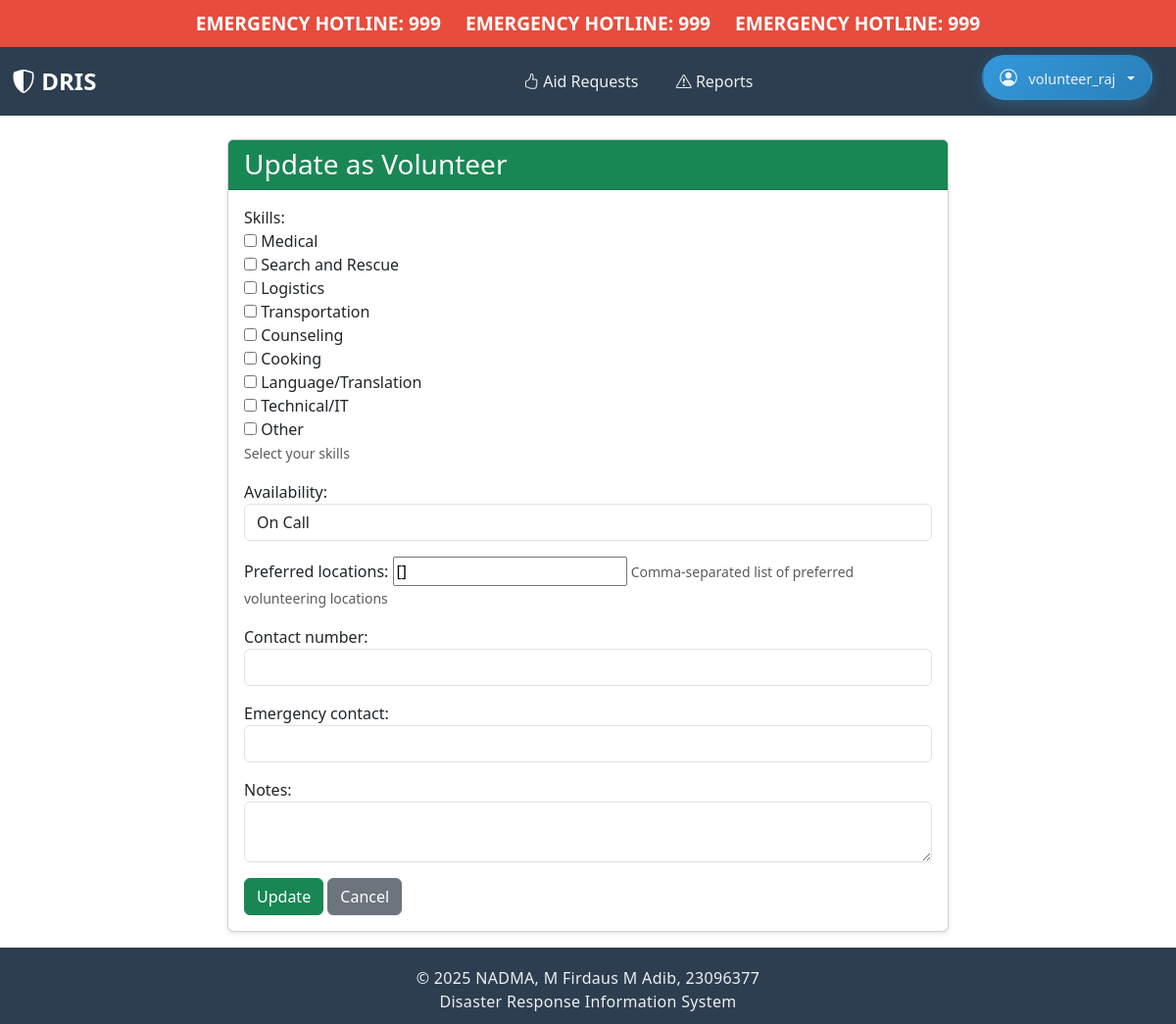
Screenshot of /volunteer/register/ (signed in) with the database file from the repository.
### core/models.py (models this page shows, shortened)
class User(AbstractUser):
    ROLE_CHOICES = [
        ("CITIZEN", "Citizen"),
        ("VOLUNTEER", "Volunteer"),
        ("AUTHORITY", "Authority"),
    ]
    role = models.CharField(max_length=10, choices=ROLE_CHOICES)

class VolunteerProfile(models.Model):
    AVAILABILITY_CHOICES = [
        ("WEEKDAYS", "Weekdays"),
        ("WEEKENDS", "Weekends"),
        ("BOTH", "Both Weekdays and Weekends"),
        ("ON_CALL", "On Call"),
    ]
    SKILL_CHOICES = [
        ("MEDICAL", "Medical"),
        ("RESCUE", "Search and Rescue"),
        ("LOGISTICS", "Logistics"),
        ("TRANSPORTATION", "Transportation"),
        ("COUNSELING", "Counseling"),
        ("COOKING", "Cooking"),
        ("LANGUAGE", "Language/Translation"),
        ("TECH", "Technical/IT"),
        ("OTHER", "Other"),
    ]
    user = models.OneToOneField(
        User,
        on_delete=models.CASCADE,
        related_name="volunteer_profile",
        limit_choices_to={"role": "VOLUNTEER"},
    )
    skills = models.JSONField(help_text="List of volunteer's skills", default=list)
    availability = models.CharField(
        max_length=10, choices=AVAILABILITY_CHOICES, default="ON_CALL"
    )
    preferred_locations = models.JSONField(
        help_text="List of preferred areas for volunteering", default=list
    )
    contact_number = models.CharField(max_length=20)
    emergency_contact = models.CharField(max_length=20)
    is_active = models.BooleanField(default=True)
    notes = models.TextField(blank=True)
    verification_status = models.BooleanField(default=False)
    verification_date = models.DateTimeField(null=True, blank=True)
    verified_by = models.ForeignKey(
        User,
        on_delete=models.SET_NULL,
        null=True,
        blank=True,
        related_name="verified_volunteers",
        limit_choices_to={"role": "AUTHORITY"},
    )
    class Meta:
        ordering = ["user__username"]

### core/views.py (the view)
# urls.py: path("volunteer/register/", views.volunteer_register, name="volunteer_register"),
def volunteer_register(request):
    if not request.user.is_authenticated or request.user.role != "VOLUNTEER":
        messages.error(
            request, "You must be logged in as a volunteer to register your profile."
        )
        return redirect("login")
    try:
        profile = request.user.volunteer_profile
        is_update = True
    except VolunteerProfile.DoesNotExist:
        profile = None
        is_update = False
    if request.method == "POST":
        form = VolunteerRegistrationForm(request.POST, instance=profile)
        if form.is_valid():
            volunteer_profile = form.save(commit=False)
            volunteer_profile.user = request.user
            volunteer_profile.save()
            form.save_m2m()
            messages.success(request, "Volunteer profile saved successfully.")
            return redirect("home")
    else:
        form = VolunteerRegistrationForm(instance=profile)
    return render(
        request, "volunteer/register.html", {"form": form, "is_update": is_update}
    )

### core/forms.py (shortened to what this page needs)
class VolunteerRegistrationForm(forms.ModelForm):
    skills = forms.MultipleChoiceField(
        choices=VolunteerProfile.SKILL_CHOICES,
        widget=forms.CheckboxSelectMultiple,
        required=True,
        help_text="Select your skills",
    )
    preferred_locations = forms.CharField(
        widget=forms.TextInput(attrs={"placeholder": "e.g. Selangor, Pahang"}),
        required=False,
        help_text="Comma-separated list of preferred volunteering locations",
    )
    class Meta:
        model = VolunteerProfile
        fields = [
            "skills",
            "availability",
            "preferred_locations",
            "contact_number",
            "emergency_contact",
            "notes",
        ]
        widgets = {
            "availability": forms.Select(attrs={"class": "form-control"}),
            "contact_number": forms.TextInput(attrs={"class": "form-control"}),
            "emergency_contact": forms.TextInput(attrs={"class": "form-control"}),
            "notes": forms.Textarea(attrs={"class": "form-control", "rows": 2}),
        }

### core/templates/volunteer/register.html (shortened to what this page needs)
{% extends "core/home.html" %}
{% block content %}
<div class="container mt-4">
    <div class="row justify-content-center">
        <div class="col-md-8">
            <div class="card">
                <div class="card-header bg-success text-white">
                    <h3 class="mb-0">
                        {% if is_update %}Update{% else %}Register{% endif %} as Volunteer
                    </h3>
                </div>
                <div class="card-body">
                    <form method="post">
                        {% for field in form %}
                            <div class="mb-3">
                                {{ field.label_tag }}
                                {{ field }}
                                {% if field.help_text %}
                                    <small class="form-text text-muted">{{ field.help_text }}</small>
                                {% endif %}
                            </div>
                        {% endfor %}
                        <button type="submit" class="btn btn-success">
                            {% if is_update %}Update{% else %}Register{% endif %}
                        </button>
                        <a href="{% url 'home' %}" class="btn btn-secondary">Cancel</a>
                    </form>
                </div>
            </div>
        </div>
    </div>
</div>
{% endblock %}

### core/templates/core/navbar.html (shortened to what this page needs)
<div class="emergency-banner">
    <span class="emergency-marquee">EMERGENCY HOTLINE: 999 &nbsp; &nbsp; EMERGENCY HOTLINE: 999 &nbsp; &nbsp; EMERGENCY HOTLINE: 999</span>
</div>
<nav class="navbar navbar-expand-lg navbar-dark">
  <div class="container-fluid">
    <a class="navbar-brand" href="{% url 'home' %}">
      <i class="bi bi-shield-shaded"></i> DRIS
    </a>
    <div class="collapse navbar-collapse d-flex justify-content-center align-items-center" id="mainNavbar">
      <div class="flex-row navbar-nav d-flex align-items-center">
        {% if user.is_authenticated %}
            {% if user.is_superuser or user.is_staff or user.role == 'AUTHORITY' %}
                <a class="nav-link" href="{% url 'report_list' %}">
                    <i class="bi bi-clipboard-data"></i> Manage Reports
                </a>
                <a class="nav-link" href="{% url 'aid_request_list' %}">
                    <i class="bi bi-gear"></i> Manage Aid
                </a>
                <a class="nav-link" href="{% url 'shelter_directory' %}">
                    <i class="bi bi-house-door"></i> Manage Shelters
                </a>
                <a class="nav-link" href="{% url 'authority_analytics' %}">
                    <i class="bi bi-bar-chart"></i> Analytics
                </a>
            {% elif user.role == 'VOLUNTEER' %}
                <a class="nav-link" href="{% url 'aid_request_list' %}">
                    <i class="bi bi-hand-thumbs-up"></i> Aid Requests
                </a>
                <a class="nav-link" href="{% url 'report_list' %}">
                    <i class="bi bi-exclamation-triangle"></i> Reports
                </a>
            {% endif %}
            <div class="navbar-profile">
              <div class="dropdown">
                <button class="btn dropdown-toggle user-profile-dropdown" type="button" data-bs-toggle="dropdown" aria-expanded="false">
                  <i class="bi bi-person-circle profile-icon"></i> {{ user.username }}
                </button>
              </div>
            </div>
        {% endif %}
      </div>
    </div>
  </div>
</nav>

### core/templates/core/navbar.html (style rules this page uses)
.emergency-banner { background: #e74c3c; color: #fff; padding: 0.75rem 0; width: 100%; overflow: hidden; position: relative; z-index: 1050; font-weight: bold; font-size: 1.2rem; display: flex; align-items: center; justify-content: center; min-height: 48px; }
.emergency-marquee { display: inline-block; white-space: nowrap; animation: marquee 10s linear infinite; font-family: inherit; }
.navbar { background-color: #2c3e50; padding: 0.75rem 0; }
.navbar-brand { color: white !important; font-weight: bold; font-size: 1.5rem; }
.nav-link { color: #ecf0f1 !important; padding: 0.5rem 1rem !important; white-space: nowrap; transition: all 0.3s ease; border-radius: 8px; margin: 0 0.2rem; }
.navbar-nav { align-items: center; }
.dropdown-toggle { color: #ecf0f1 !important; background: none; border: none; padding: 0.5rem 1rem !important; }
.dropdown-toggle::after { margin-left: 0.5rem; }
.user-profile-dropdown { background: linear-gradient(135deg, #3498db, #2980b9); border-radius: 25px; padding: 0.5rem 1.2rem; margin: 0 0.5rem; font-size: 0.9rem; font-weight: 500; border: 2px solid transparent; transition: all 0.3s ease; box-shadow: 0 4px 15px rgba(52, 152, 219, 0.3); }
.navbar-profile { margin-left: 1rem; display: flex; align-items: center; }
.profile-icon { font-size: 1.1rem; margin-right: 0.5rem; color: rgba(255,255,255,0.9); }

### rows the page displays
User: username "volunteer_raj"
VolunteerProfile: form "☐ ☐ ☐ ☐ ☐ ☐ ☐ ☐ ☐" "On Call" "[]"

### other values shown
{{ field.label_tag }} "Skills:" "Availability:" "Preferred locations:" "Contact number:" "Emergency contact:" "Notes:"
{{ field.help_text }} "Select your skills" "Comma-separated list of preferred volunteering locations"
